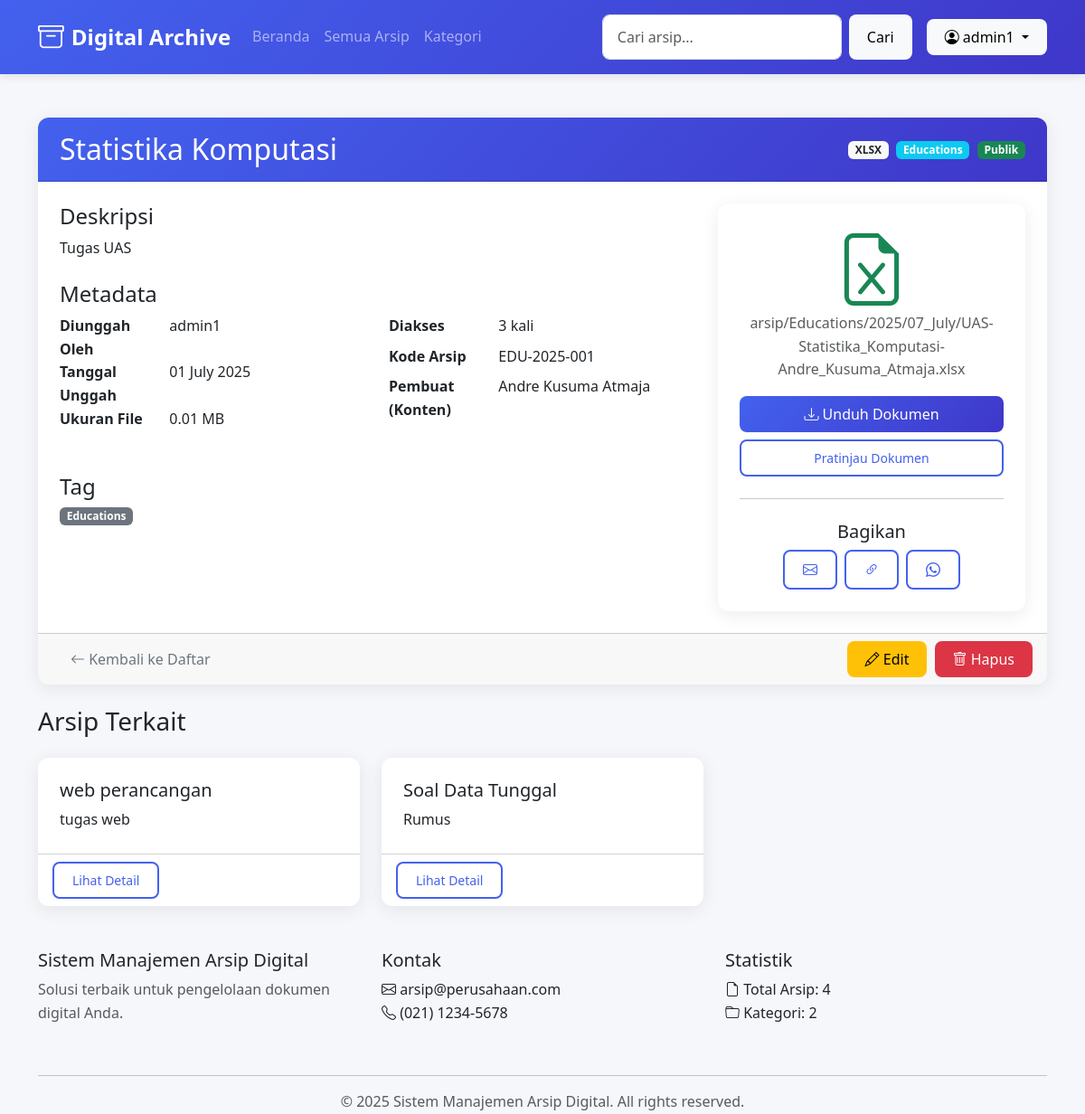
The page /arsip/4/ (signed in) on the database its author committed.
### arsip/models.py (models this page shows, shortened)
class Arsip(models.Model):
    STATUS_VERIFIKASI = (
        ('pending', 'Pending'),
        ('ditolak', 'Ditolak'),
        ('diterima', 'Diterima'),
    )
    STATUS_AKSES_CHOICES = [
        ('publik', 'Publik'),
        ('internal', 'Internal'),
    ]
    judul_arsip = models.CharField(max_length=255, blank=True, null=True, default="")
    kode_arsip = models.CharField(max_length=50, blank=True, null=True, unique=True)
    deskripsi = models.TextField(blank=True, null=True, default="")
    kategori = models.ForeignKey(Kategori, on_delete=models.SET_NULL, blank=True, null=True)
    tags = models.ManyToManyField(Tag, blank=True)
    tanggal_dibuat = models.DateField()
    tanggal_diterima = models.DateField()
    pembuat = models.CharField(max_length=100, blank=True, null=True)
    lokasi_fisik = models.CharField(max_length=100, blank=True, null=True)
    lokasi_digital = models.FileField(upload_to=arsip_upload_path)
    format_file = models.CharField(max_length=10, blank=True)
    ukuran_file = models.IntegerField(blank=True, null=True)  # Dalam bytes
    status_akses = models.CharField(
        max_length=20,
        choices=STATUS_AKSES_CHOICES,
        default='internal'
    )
    dibuat_oleh = models.ForeignKey(User, on_delete=models.SET_NULL, null=True)
    timestamp_input = models.DateTimeField(auto_now_add=True)
    last_updated = models.DateTimeField(auto_now=True)
    versi = models.PositiveIntegerField(default=1)
    diakses = models.PositiveIntegerField(default=0)
    def get_ukuran_mb(self):
        if self.ukuran_file:
            return round(self.ukuran_file / (1024 * 1024), 2)
        return 0
    class Meta:
        verbose_name = "Arsip Digital"
        verbose_name_plural = "Arsip Digital"
        ordering = ['-tanggal_diterima']
    status_verifikasi = models.CharField(
        max_length=20,
        choices=STATUS_VERIFIKASI,
        default='pending'
    )
    catatan_verifikasi = models.TextField(blank=True, null=True)
    verifikator = models.ForeignKey(
        User,
        on_delete=models.SET_NULL,
        null=True,
        blank=True,
        related_name='arsip_diverifikasi'
    )
    tanggal_verifikasi = models.DateTimeField(null=True, blank=True)
    tracker = FieldTracker(fields=['status_verifikasi'])

class Kategori(models.Model):
    nama = models.CharField(max_length=100, unique=True)
    deskripsi = models.TextField(blank=True, null=True)

class Tag(models.Model):
    nama = models.CharField(max_length=50, unique=True)

### arsip/views.py (the view)
# urls.py: path('arsip/<int:arsip_id>/', views.detail_arsip, name='detail_arsip'),
def detail_arsip(request, arsip_id):
    arsip = get_object_or_404(Arsip, id=arsip_id)
    if arsip.status_akses == 'internal' and not request.user.is_authenticated:
        messages.error(request, 'Anda tidak memiliki akses ke arsip internal ini. Silakan login.')
        return redirect('arsip:login')
    arsip_terkait = Arsip.objects.filter(kategori=arsip.kategori).exclude(id=arsip_id)[:3]
    return render(request, 'arsip/detail_arsip.html', {'arsip': arsip, 'arsip_terkait': arsip_terkait})

### arsip/views.py (called while the page is built)
def statistik_context(request):
    from .models import Arsip, Kategori
    return {
        'total_arsip': Arsip.objects.count(),
        'total_kategori': Kategori.objects.count(),
    }

### arsip/templates/arsip/detail_arsip.html (shortened to what this page needs)
{% extends "arsip/base_arsip.html" %}
{% load arsip_extras %}
{% load static %}
{% block content %}
<div class="card mb-4">
    <div class="card-header bg-primary text-white">
        <div class="d-flex justify-content-between align-items-center">
            <h2 class="mb-0">{{ arsip.judul_arsip }}</h2>
            <div>
                <span class="badge bg-light text-dark me-1">{{ arsip.format_file|upper }}</span>
                <span class="badge bg-info">{{ arsip.kategori.nama }}</span>
                <span class="badge bg-success ms-1">{{ arsip.status_akses|title }}</span>
            </div>
        </div>
    </div>
    <div class="card-body">
        <div class="row">
            <div class="col-md-8">
                <div class="mb-4">
                    <h4>Deskripsi</h4>
                    <p>{{ arsip.deskripsi }}</p>
                </div>
                <div class="mb-4">
                    <h4>Metadata</h4>
                    <div class="row">
                        <div class="col-md-6">
                            <dl class="row">
                                <dt class="col-sm-4">Diunggah Oleh</dt>
                                <dd class="col-sm-8">{{ arsip.dibuat_oleh.username }}</dd>
                                <dt class="col-sm-4">Tanggal Unggah</dt>
                                <dd class="col-sm-8">{{ arsip.tanggal_diterima|date:"d F Y" }}</dd>
                                <dt class="col-sm-4">Ukuran File</dt>
                                <dd class="col-sm-8">{{ arsip.get_ukuran_mb }} MB</dd>
                            </dl>
                        </div>
                        <div class="col-md-6">
                            <dl class="row">
                                <dt class="col-sm-4">Diakses</dt>
                                <dd class="col-sm-8">{{ arsip.diakses }} kali</dd>
                                <dt class="col-sm-4">Kode Arsip</dt>
                                <dd class="col-sm-8">{{ arsip.kode_arsip }}</dd>
                                <dt class="col-sm-4">Pembuat (Konten)</dt>
                                <dd class="col-sm-8">{{ arsip.pembuat|default:'-' }}</dd>
                            </dl>
                        </div>
                    </div>
                </div>
                <div class="mb-4">
                    <h4>Tag</h4>
                    <div class="d-flex flex-wrap gap-2">
                        {% for tag in arsip.tags.all %}
                        <span class="badge bg-secondary">{{ tag.nama }}</span>
                        {% endfor %}
                    </div>
                </div>
            </div>
            <div class="col-md-4">
                <div class="card">
                    <div class="card-body text-center">
                        {% if arsip.format_file|lower == 'pdf' %}
                            <i class="bi bi-file-earmark-pdf text-danger display-1 mb-3"></i>
                        {% elif arsip.format_file|lower in 'doc,docx' %}
                            <i class="bi bi-file-earmark-word text-primary display-1 mb-3"></i>
                        {% elif arsip.format_file|lower in 'xls,xlsx' %}
                            <i class="bi bi-file-earmark-excel text-success display-1 mb-3"></i>
                        {% elif arsip.format_file|lower in 'ppt,pptx' %}
                            <i class="bi bi-file-earmark-ppt text-warning display-1 mb-3"></i>
                        {% elif arsip.format_file|lower in 'jpg,jpeg,png,gif,bmp,tiff' %}
                            <i class="bi bi-file-earmark-image text-info display-1 mb-3"></i>
                        {% else %}
                            <i class="bi bi-file-earmark text-secondary display-1 mb-3"></i>
                        {% endif %}
                        <p class="text-muted">{{ arsip.lokasi_digital.name|default:'-'|cut:'media/' }}</p>
                        <div class="d-grid gap-2">
                            {% if arsip.lokasi_digital %}
                            <a href="{% url 'arsip:download_digital_document' arsip.id %}" class="btn btn-primary" download>
                                <i class="bi bi-download"></i> Unduh Dokumen
                            </a>
                            <button type="button" class="btn btn-sm btn-outline-primary" data-bs-toggle="modal" data-bs-target="#fileViewerModal" data-arsip-id="{{ arsip.id }}" data-file-format="{{ arsip.format_file }}" data-file-url="{{ arsip.lokasi_digital.url }}" data-file-size="{{ arsip.ukuran_file }}">
                                Pratinjau Dokumen
                            </button>
                            {% else %}
                            <p class="text-danger">File tidak tersedia</p>
                            {% endif %}
                        </div>
                        <hr class="my-4">
                        <h5>Bagikan</h5>
                        <div class="d-flex justify-content-center gap-2">
                            <a href="#" class="btn btn-outline-primary"><i class="bi bi-envelope"></i></a>
                            <a href="#" class="btn btn-outline-primary"><i class="bi bi-link-45deg"></i></a>
                            <a href="#" class="btn btn-outline-primary"><i class="bi bi-whatsapp"></i></a>
                        </div>
                    </div>
                </div>
            </div>
        </div>
    </div>
    <div class="card-footer">
        <div class="d-flex justify-content-between align-items-center">
            <div>
                <a href="{% url 'arsip:daftar_arsip' %}" class="btn btn-outline-secondary">
                    <i class="bi bi-arrow-left"></i> Kembali ke Daftar
                </a>
            </div>
            {% if user.is_authenticated %}
            <div>
                {% if user.profile.role == 'Admin' or user.profile.role == 'Editor' or user == arsip.dibuat_oleh %}
                <a href="{% url 'arsip:edit_arsip' arsip.id %}" class="btn btn-warning me-1">
                    <i class="bi bi-pencil"></i> Edit
                </a>
                {% endif %}
                {% if user.profile.role == 'Admin' or user == arsip.dibuat_oleh %}
                <button type="button" class="btn btn-danger" data-bs-toggle="modal" data-bs-target="#confirmDeleteModal">
                    <i class="bi bi-trash"></i> Hapus
                </button>
                {% endif %}
            </div>
            {% endif %}
        </div>
    </div>
</div>
<h3 class="mb-4">Arsip Terkait</h3>
<div class="row row-cols-1 row-cols-md-3 g-4">
    {% for terkait in arsip_terkait %}
    <div class="col">
        <div class="card h-100 arsip-card">
            <div class="card-body">
                <h5 class="card-title">{{ terkait.judul_arsip }}</h5>
                <p class="card-text">{{ terkait.deskripsi|truncatechars:80 }}</p>
            </div>
            <div class="card-footer bg-white">
                <a href="{% url 'arsip:detail_arsip' terkait.id %}" class="btn btn-sm btn-outline-primary">Lihat
                    Detail</a>
            </div>
        </div>
    </div>
    {% endfor %}
</div>
{% endblock %}

### arsip/templates/arsip/base_arsip.html (shortened to what this page needs)
<!DOCTYPE html>
<html lang="id">
<head>
    <link href="https://cdn.jsdelivr.net/npm/bootstrap@5.3.0/dist/css/bootstrap.min.css" rel="stylesheet">
    <link rel="stylesheet" href="https://cdn.jsdelivr.net/npm/bootstrap-icons@1.8.0/font/bootstrap-icons.css">
    {% load static %}
    <link rel="stylesheet" href="{% static 'style.css' %}">
</head>
<body>
    <nav class="navbar navbar-expand-lg navbar-dark bg-primary">
        <div class="container">
            <a class="navbar-brand" href="{% url 'arsip:beranda' %}">
                <i class="bi bi-archive"></i> Digital Archive
            </a>
            <div class="collapse navbar-collapse" id="navbarNav">
                <ul class="navbar-nav me-auto">
                    <li class="nav-item">
                        <a class="nav-link" href="{% url 'arsip:beranda' %}">Beranda</a>
                    </li>
                    <li class="nav-item">
                        <a class="nav-link" href="{% url 'arsip:daftar_arsip' %}">Semua Arsip</a>
                    </li>
                    <li class="nav-item">
                        <a class="nav-link" href="{% url 'arsip:kategori_list' %}">Kategori</a>
                    </li>
                </ul>
                <form class="d-flex me-2" action="{% url 'arsip:cari_arsip' %}" method="get">
                    <input type="text" class="form-control me-2" name="q" value="{{ query }}" placeholder="Cari arsip...">
                    <button class="btn btn-light me-2" type="submit">Cari</button>
                </form>
                {% if user.is_authenticated %}
                <div class="dropdown">
                    <button class="btn btn-light dropdown-toggle" type="button" id="dropdownMenuButton"
                        data-bs-toggle="dropdown">
                        <i class="bi bi-person-circle"></i> {{ user.username }}
                    </button>
                </div>
                {% else %}
                <a href="{% url 'arsip:login' %}" class="btn btn-light me-2">Login</a>
                {% endif %}
            </div>
        </div>
    </nav>
    <main class="container my-5">
        {% block content %}{% endblock %}
    </main>
    <footer class="footer">
        <div class="container">
            <div class="row">
                <div class="col-md-4 mb-4">
                    <h5>Sistem Manajemen Arsip Digital</h5>
                    <p class="text-muted">Solusi terbaik untuk pengelolaan dokumen digital Anda.</p>
                </div>
                <div class="col-md-4 mb-4">
                    <h5>Kontak</h5>
                    <ul class="list-unstyled">
                        <li><i class="bi bi-envelope"></i> arsip@perusahaan.com</li>
                        <li><i class="bi bi-telephone"></i> (021) 1234-5678</li>
                    </ul>
                </div>
                <div class="col-md-4 mb-4">
                    <h5>Statistik</h5>
                    <ul class="list-unstyled">
                        <li><i class="bi bi-file-earmark"></i> Total Arsip: {{ total_arsip|default:'0' }}</li>
                        <li><i class="bi bi-folder"></i> Kategori: {{ total_kategori|default:'0' }}</li>
                    </ul>
                </div>
            </div>
            <hr>
            <div class="text-center text-muted">
                &copy; {% now "Y" %} Sistem Manajemen Arsip Digital. All rights reserved.
            </div>
        </div>
    </footer>
</body>
</html>

### static/style.css (style rules this page uses)
:root { --primary: #4361ee; --primary-dark: #3a56d4; --secondary: #3f37c9; --success: #4cc9f0; --danger: #f72585; --warning: #f8961e; --light: #f8f9fa; --dark: #212529; --gray: #6c757d; --bg-color: #f5f7fa; --card-shadow: 0 4px 20px rgba(0, 0, 0, 0.08); }
body { font-family: 'Segoe UI', system-ui, -apple-system, sans-serif; background-color: var(--bg-color); color: var(--dark); line-height: 1.6; min-height: 100vh; display: flex; flex-direction: column; }
.navbar { background: linear-gradient(135deg, var(--primary), var(--secondary)); box-shadow: 0 2px 10px rgba(0, 0, 0, 0.1); padding: 0.8rem 1rem; }
.navbar-brand { font-weight: 700; font-size: 1.5rem; display: flex; align-items: center; gap: 0.5rem; }
.navbar-brand i { font-size: 1.8rem; }
.nav-link { font-weight: 500; padding: 0.5rem 1rem; border-radius: 0.5rem; transition: all 0.3s ease; }
.card { border: none; border-radius: 0.75rem; box-shadow: var(--card-shadow); transition: transform 0.3s ease, box-shadow 0.3s ease; overflow: hidden; }
.card-header { background: linear-gradient(135deg, var(--primary), var(--secondary)); color: white; font-weight: 600; padding: 1rem 1.5rem; }
.card-body { padding: 1.5rem; }
.btn { border-radius: 0.5rem; padding: 0.5rem 1.25rem; font-weight: 500; transition: all 0.3s ease; border: none; }
.btn-primary { background: linear-gradient(135deg, var(--primary), var(--secondary)); }
.btn-outline-primary { border: 2px solid var(--primary); color: var(--primary); }
.form-control { border-radius: 0.5rem; padding: 0.75rem 1rem; border: 1px solid #dee2e6; transition: border-color 0.3s ease, box-shadow 0.3s ease; }
.form-control { width: 100%; padding: 0.75rem 1rem; border: 1px solid #dee2e6; border-radius: 0.5rem; transition: all 0.3s ease; font-size: 1rem; line-height: 1.5; }

### rows shown on the page
Arsip: judul_arsip "Statistika Komputasi", format_file "XLSX", kategori.nama "Educations", status_akses "Publik", deskripsi "Tugas UAS", dibuat_oleh.username "admin1", tanggal_diterima "01 July 2025", get_ukuran_mb "0.01", diakses "3", kode_arsip "EDU-2025-001", pembuat "Andre Kusuma Atmaja", lokasi_digital.name "arsip/Educations/2025/07_July/UAS-Statistika_Komputasi-Andre_Kusuma_Atmaja.xlsx"
Tag: nama "Educations"
Arsip: judul_arsip "web perancangan", deskripsi "tugas web"
Arsip: judul_arsip "Soal Data Tunggal", deskripsi "Rumus"

### other values the page prints
{{ user.username }} "admin1"
{{ total_arsip|default:'0' }} "4"
{{ total_kategori|default:'0' }} "2"
